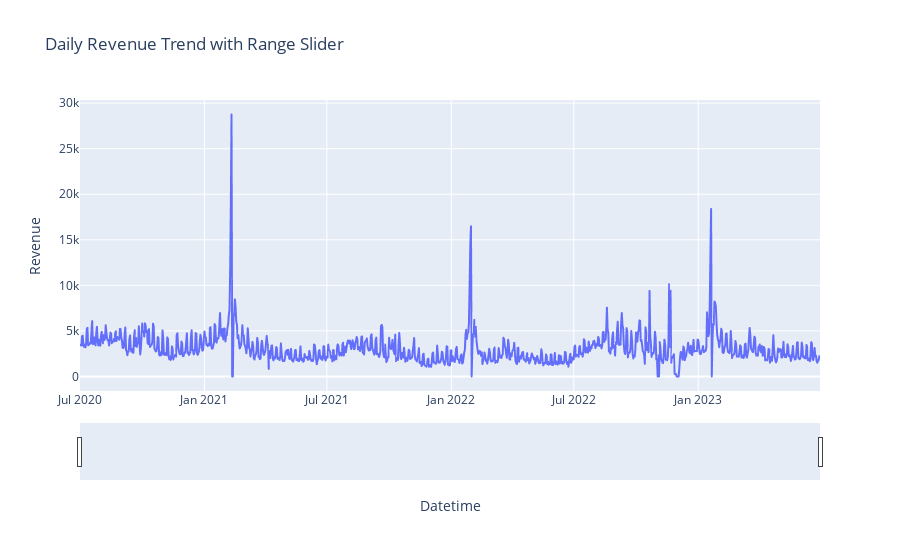

The notebook cell saved with this chart:
### Markdown cell above
## 3. Interactive Dashboards

### 3.1 Revenue Trend Dashboard
Use the range slider below to zoom into specific weeks or days to analyze anomalies.

### Code cell
daily_sales = sales_df.set_index('Datetime').resample('D')['Revenue'].sum().reset_index()

fig = px.line(daily_sales, x='Datetime', y='Revenue', title='Daily Revenue Trend with Range Slider')
fig.update_xaxes(rangeslider_visible=True)
fig.show()

### Figure 1 — Plotly figure (JSON) as saved in the notebook; plotly's stock layout.template omitted (floating-point values rounded to 4 significant figures; data arrays with more than 128 entries replaced by an {"elided": "..."} marker saying what was removed)
{"data": [{"hovertemplate": "Datetime=%{x}<br>Revenue=%{y}<extra></extra>", "legendgroup": "", "line": {"color": "#636efa", "dash": "solid"}, "marker": {"symbol": "circle"}, "mode": "lines", "name": "", "showlegend": false, "type": "scattergl", "x": {"elided": "1095 str values"}, "xaxis": "x", "y": {"elided": "1095 float values"}, "yaxis": "y"}], "layout": {"legend": {"tracegroupgap": 0}, "title": {"text": "Daily Revenue Trend with Range Slider"}, "xaxis": {"anchor": "y", "domain": [0, 1], "rangeslider": {"visible": true}, "title": {"text": "Datetime"}}, "yaxis": {"anchor": "x", "domain": [0, 1], "title": {"text": "Revenue"}}}}
